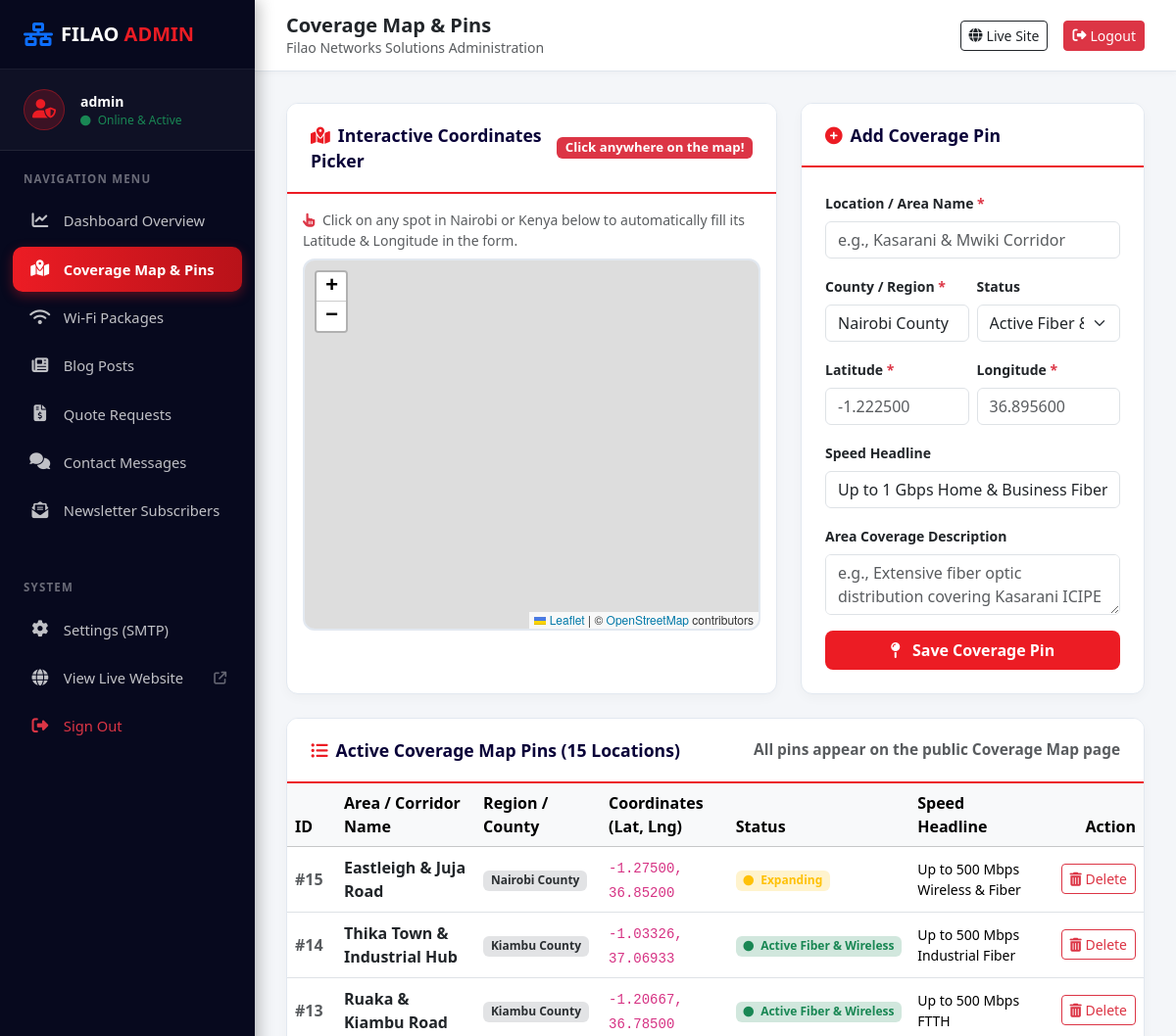
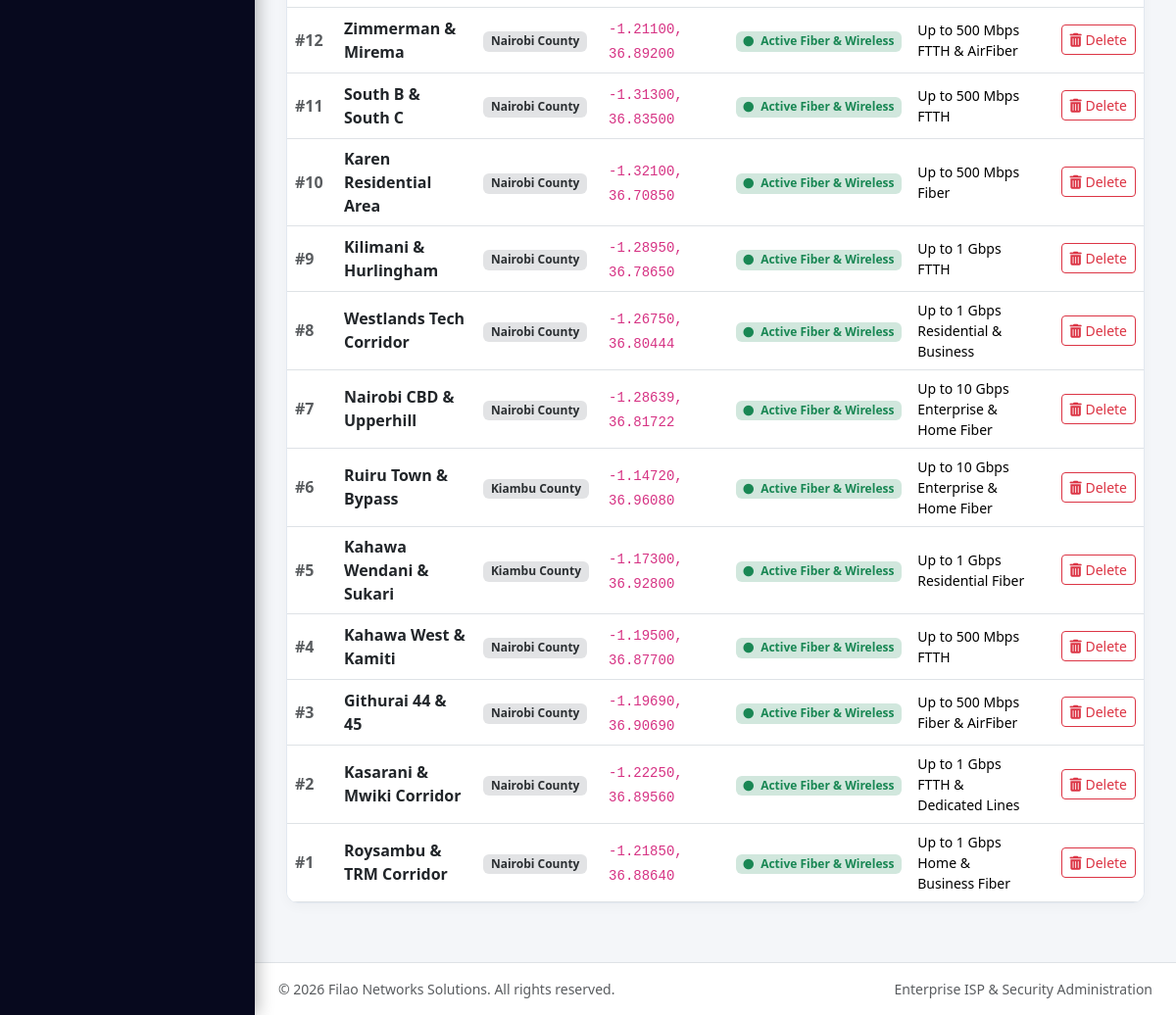
The app's page /admin/coverage.php (signed in) with its own data (2 pictures, top to bottom).
### tables this page shows
CREATE TABLE `coverage_areas` (
  `id` int(11) NOT NULL AUTO_INCREMENT,
  `name` varchar(150) NOT NULL,
  `region` varchar(100) NOT NULL,
  `latitude` decimal(10,7) NOT NULL,
  `longitude` decimal(10,7) NOT NULL,
  `status` varchar(50) DEFAULT 'Active Fiber & Wireless',
  `speed` varchar(100) DEFAULT 'Up to 1 Gbps Fiber',
  `description` text DEFAULT NULL,
  `created_at` timestamp NOT NULL DEFAULT current_timestamp(),
  PRIMARY KEY (`id`)
);

### admin/coverage.php (the view, shortened to what this page needs)
<?php
require_once __DIR__ . '/includes/header.php';
$pdo->exec("CREATE TABLE IF NOT EXISTS coverage_areas (
    id INT AUTO_INCREMENT PRIMARY KEY,
    name VARCHAR(150) NOT NULL,
    region VARCHAR(100) NOT NULL,
    latitude DECIMAL(10, 7) NOT NULL,
    longitude DECIMAL(10, 7) NOT NULL,
    status VARCHAR(50) DEFAULT 'Active Fiber & Wireless',
    speed VARCHAR(100) DEFAULT 'Up to 1 Gbps Fiber',
    description TEXT,
    created_at TIMESTAMP DEFAULT CURRENT_TIMESTAMP
) ENGINE=InnoDB DEFAULT CHARSET=utf8mb4;");
$coverage_pins = $pdo->query("SELECT * FROM coverage_areas ORDER BY id DESC")->fetchAll();
?>
<link rel="stylesheet" href="https://unpkg.com/leaflet@1.9.4/dist/leaflet.css"/>
<div class="row g-4 mb-4">
    <div class="col-12 col-xl-7">
        <div class="card-modern h-100 mb-0">
            <div class="card-modern-header">
                <span><i class="fa-solid fa-map-location-dot me-2" style="color:var(--clr-red);"></i>Interactive Coordinates Picker</span>
                <span class="badge bg-danger">Click anywhere on the map!</span>
            </div>
            <div class="p-3">
                <p class="small text-muted mb-2"><i class="fa-solid fa-hand-pointer me-1 text-danger"></i> Click on any spot in Nairobi or Kenya below to automatically fill its Latitude & Longitude in the form.</p>
                <div id="adminMapPicker"></div>
            </div>
        </div>
    </div>
    <div class="col-12 col-xl-5">
        <div class="card-modern h-100 mb-0">
            <div class="card-modern-header">
                <span><i class="fa-solid fa-plus-circle me-2" style="color:var(--clr-red);"></i>Add Coverage Pin</span>
            </div>
            <div class="p-4">
                <form method="POST" action="coverage.php">
                    <div class="mb-3">
                        <label class="form-label fw-bold small">Location / Area Name <span class="text-danger">*</span></label>
                        <input type="text" name="name" class="form-control" placeholder="e.g., Kasarani & Mwiki Corridor" required>
                    </div>
                    <div class="row g-2 mb-3">
                        <div class="col-6">
                            <label class="form-label fw-bold small">County / Region <span class="text-danger">*</span></label>
                            <input type="text" name="region" class="form-control" placeholder="e.g., Nairobi County" value="Nairobi County" required>
                        </div>
                        <div class="col-6">
                            <label class="form-label fw-bold small">Status</label>
                            <select name="status" class="form-select">
                                <option value="Active Fiber & Wireless">Active Fiber & Wireless</option>
                            </select>
                        </div>
                    </div>
                    <div class="row g-2 mb-3">
                        <div class="col-6">
                            <label class="form-label fw-bold small">Latitude <span class="text-danger">*</span></label>
                            <input type="number" step="any" name="latitude" id="adminPinLat" class="form-control" placeholder="-1.222500" required>
                        </div>
                        <div class="col-6">
                            <label class="form-label fw-bold small">Longitude <span class="text-danger">*</span></label>
                            <input type="number" step="any" name="longitude" id="adminPinLng" class="form-control" placeholder="36.895600" required>
                        </div>
                    </div>
                    <div class="mb-3">
                        <label class="form-label fw-bold small">Speed Headline</label>
                        <input type="text" name="speed" class="form-control" placeholder="e.g., Up to 1 Gbps Home & Business Fiber" value="Up to 1 Gbps Home & Business Fiber">
                    </div>
                    <div class="mb-3">
                        <label class="form-label fw-bold small">Area Coverage Description</label>
                        <textarea name="description" class="form-control" rows="2" placeholder="e.g., Extensive fiber optic distribution covering Kasarani ICIPE road, Seasons, Clay City..."></textarea>
                    </div>
                    <button type="submit" class="btn btn-filao w-100">
                        <i class="fa-solid fa-map-pin me-2"></i> Save Coverage Pin
                    </button>
                </form>
            </div>
        </div>
    </div>
</div>
<div class="card-modern">
    <div class="card-modern-header">
        <span><i class="fa-solid fa-list-ul me-2" style="color:var(--clr-red);"></i>Active Coverage Map Pins (<?= count($coverage_pins) ?> Locations)</span>
        <span class="small text-muted">All pins appear on the public Coverage Map page</span>
    </div>
    <div class="p-0 table-responsive">
        <table class="table table-hover align-middle mb-0">
            <thead class="table-light">
                <tr>
                    <th style="width: 50px;">ID</th>
                    <th>Area / Corridor Name</th>
                    <th>Region / County</th>
                    <th>Coordinates (Lat, Lng)</th>
                    <th>Status</th>
                    <th>Speed Headline</th>
                    <th class="text-end" style="width: 110px;">Action</th>
                </tr>
            </thead>
            <tbody>
                <?php if (empty($coverage_pins)): ?>
                    <tr>
                        <td colspan="7" class="text-center py-4 text-muted">No coverage pins found. Use the map or form above to add your first pin!</td>
                    </tr>
                <?php else: ?>
                    <?php foreach ($coverage_pins as $pin): ?>
                        <tr>
                            <td class="text-muted fw-bold">#<?= (int)$pin['id'] ?></td>
                            <td class="fw-bold text-dark"><?= htmlspecialchars($pin['name']) ?></td>
                            <td><span class="badge bg-secondary-subtle text-secondary-emphasis"><?= htmlspecialchars($pin['region']) ?></span></td>
                            <td>
                                <code><?= number_format((float)$pin['latitude'], 5) ?>, <?= number_format((float)$pin['longitude'], 5) ?></code>
                            </td>
                            <td>
                                <?php if ($pin['status'] === 'Active Fiber & Wireless'): ?>
                                    <span class="badge bg-success-subtle text-success"><i class="fa-solid fa-circle small me-1"></i> <?= htmlspecialchars($pin['status']) ?></span>
                                <?php else: ?>
                                    <span class="badge bg-warning-subtle text-warning"><i class="fa-solid fa-circle small me-1"></i> <?= htmlspecialchars($pin['status']) ?></span>
                                <?php endif; ?>
                            </td>
                            <td class="small"><?= htmlspecialchars($pin['speed']) ?></td>
                            <td class="text-end">
                                <form method="POST" action="coverage.php" onsubmit="return confirm('Are you sure you want to permanently delete <?= htmlspecialchars(addslashes($pin['name'])) ?> from the map?');" style="display:inline;">
                                    <button type="submit" class="btn btn-sm btn-outline-danger" title="Delete Pin">
                                        <i class="fa-solid fa-trash-can"></i> Delete
                                    </button>
                                </form>
                            </td>
                        </tr>
                    <?php endforeach; ?>
                <?php endif; ?>
            </tbody>
        </table>
    </div>
</div>
<?php
require_once __DIR__ . '/includes/footer.php';
?>

### records on screen
coverage_areas: id "15", name "Eastleigh & Juja Road", region "Nairobi County", latitude "-1.27500", longitude "36.85200", status "Expanding", speed "Up to 500 Mbps Wireless & Fiber"
coverage_areas: id "14", name "Thika Town & Industrial Hub", region "Kiambu County", latitude "-1.03326", longitude "37.06933", status "Active Fiber & Wireless", speed "Up to 500 Mbps Industrial Fiber"
coverage_areas: id "13", name "Ruaka & Kiambu Road", region "Kiambu County", latitude "-1.20667", longitude "36.78500", status "Active Fiber & Wireless", speed "Up to 500 Mbps FTTH"
coverage_areas: id "12", name "Zimmerman & Mirema", region "Nairobi County", latitude "-1.21100", longitude "36.89200", status "Active Fiber & Wireless", speed "Up to 500 Mbps FTTH & AirFiber"
coverage_areas: id "11", name "South B & South C", region "Nairobi County", latitude "-1.31300", longitude "36.83500", status "Active Fiber & Wireless", speed "Up to 500 Mbps FTTH"
coverage_areas: id "10", name "Karen Residential Area", region "Nairobi County", latitude "-1.32100", longitude "36.70850", status "Active Fiber & Wireless", speed "Up to 500 Mbps Fiber"
coverage_areas: id "9", name "Kilimani & Hurlingham", region "Nairobi County", latitude "-1.28950", longitude "36.78650", status "Active Fiber & Wireless", speed "Up to 1 Gbps FTTH"
coverage_areas: id "8", name "Westlands Tech Corridor", region "Nairobi County", latitude "-1.26750", longitude "36.80444", status "Active Fiber & Wireless", speed "Up to 1 Gbps Residential & Business"
coverage_areas: id "7", name "Nairobi CBD & Upperhill", region "Nairobi County", latitude "-1.28639", longitude "36.81722", status "Active Fiber & Wireless", speed "Up to 10 Gbps Enterprise & Home Fiber"
coverage_areas: id "6", name "Ruiru Town & Bypass", region "Kiambu County", latitude "-1.14720", longitude "36.96080", status "Active Fiber & Wireless", speed "Up to 10 Gbps Enterprise & Home Fiber"
coverage_areas: id "5", name "Kahawa Wendani & Sukari", region "Kiambu County", latitude "-1.17300", longitude "36.92800", status "Active Fiber & Wireless", speed "Up to 1 Gbps Residential Fiber"
coverage_areas: id "4", name "Kahawa West & Kamiti", region "Nairobi County", latitude "-1.19500", longitude "36.87700", status "Active Fiber & Wireless", speed "Up to 500 Mbps FTTH"
coverage_areas: id "3", name "Githurai 44 & 45", region "Nairobi County", latitude "-1.19690", longitude "36.90690", status "Active Fiber & Wireless", speed "Up to 500 Mbps Fiber & AirFiber"
coverage_areas: id "2", name "Kasarani & Mwiki Corridor", region "Nairobi County", latitude "-1.22250", longitude "36.89560", status "Active Fiber & Wireless", speed "Up to 1 Gbps FTTH & Dedicated Lines"
coverage_areas: id "1", name "Roysambu & TRM Corridor", region "Nairobi County", latitude "-1.21850", longitude "36.88640", status "Active Fiber & Wireless", speed "Up to 1 Gbps Home & Business Fiber"

### other values on screen
$_SESSION['admin_username'] "admin"
$page_title "Coverage Map & Pins"
count($coverage_pins) "15"
